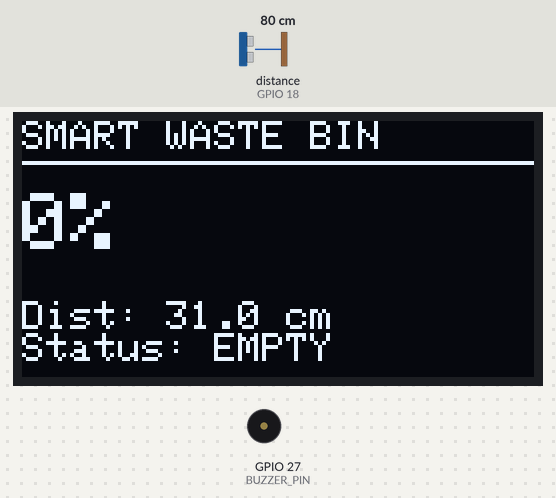
The sketch below on a simulated ESP32. Shown: 128×64 one-colour display, buzzer (waves = sounding, pin HIGH). Wiring (inferred from the names in the program): ultrasonic range finder: trigger GPIO 5; echo GPIO 18. The test bench sets the inputs (shaded band); at power-on: distance to the obstacle (sensor on GPIO 18) 80 cm. The echo pulse lasts 58.3 µs per cm; WiFi joins after 1.5 s; servers stay silent unless stated; pins used as bus, display or sensor lines are not drawn; what the sketch prints to the serial monitor is not drawn.

Above: at 4.7 s.
4.8 s: distance to the obstacle (sensor on GPIO 18) set to 2 cm
At 6.1 s:
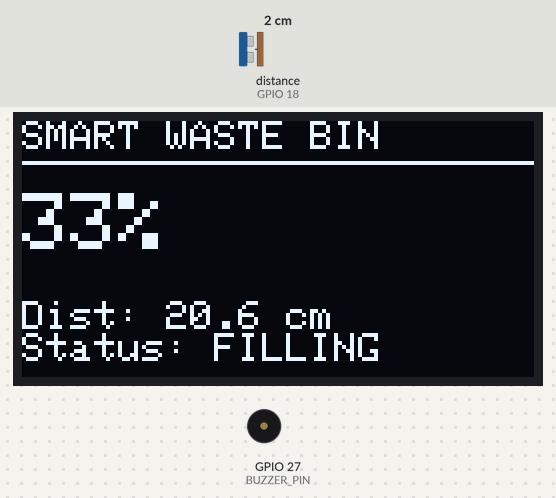
7.9 s: distance to the obstacle (sensor on GPIO 18) set to 4 cm
At 8.7 s:
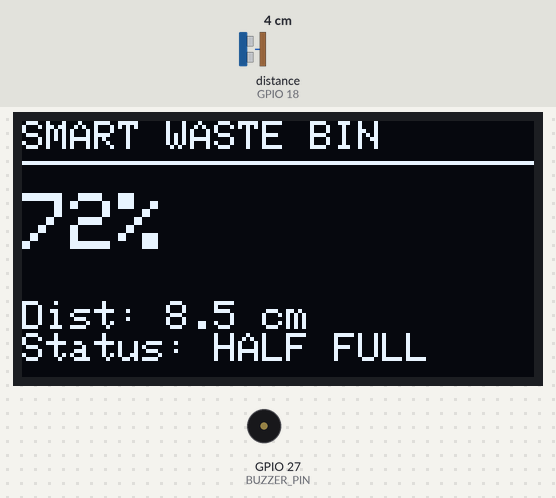
11.0 s: distance to the obstacle (sensor on GPIO 18) set to 8 cm
At 11.8 s:
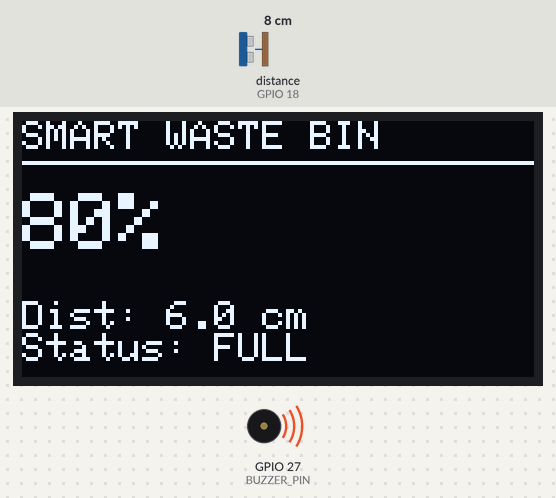
Timing chart, 0 to 14.0 s (numbered marks = the images above; inputs shaded):
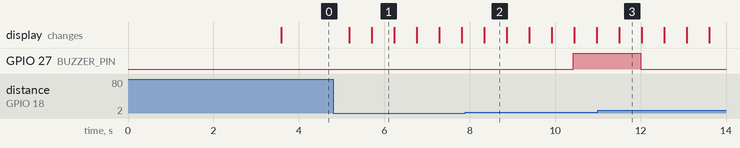

Measured:
- the behaviour switches between 6 and 7 cm on distance to the obstacle (sensor on GPIO 18) (found by bisection; images 2 and 3)
- after the input at 4.8 s, the display: first changes after 0.38 s (image 1 shows a later state)
- after the input at 7.9 s, GPIO 27 (BUZZER_PIN): LOW → HIGH after 2.5 s instead of 1.5 s
- after the input at 11.0 s, GPIO 27 (BUZZER_PIN): HIGH → LOW after 1.0 s
- what the display in image 1 shows lasts 0.5 s, from 5.7 s to 6.2 s

The sketch:

Smart_Waste_Management.ino
```cpp
#include <WiFi.h>
#include <WebServer.h>
#include <Wire.h>
#include <Adafruit_GFX.h>
#include <Adafruit_SSD1306.h>

//==================== WIFI ====================
const char* ssid = "J/20073-2.4G";
const char* password = "qwerty12";

//==================== PIN DEFINITIONS ====================
#define TRIG_PIN 5
#define ECHO_PIN 18
#define BUZZER_PIN 27

#define SCREEN_WIDTH 128
#define SCREEN_HEIGHT 64

//==================== OLED ====================
Adafruit_SSD1306 display(SCREEN_WIDTH, SCREEN_HEIGHT, &Wire, -1);

//==================== WEB SERVER ====================
WebServer server(80);

//==================== BIN SETTINGS ====================
// Distance from sensor to opposite wall when bin is empty
const float BIN_HEIGHT = 31.0;

//==================== VARIABLES ====================
float distance = BIN_HEIGHT;
float lastDistance = BIN_HEIGHT;

int wastePercent = 0;
String statusText = "EMPTY";

float readDistance()
{
  digitalWrite(TRIG_PIN, LOW);
  delayMicroseconds(2);

  digitalWrite(TRIG_PIN, HIGH);
  delayMicroseconds(10);

  digitalWrite(TRIG_PIN, LOW);

  long duration = pulseIn(ECHO_PIN, HIGH, 30000);

  if (duration == 0)
    return -1;

  float d = duration * 0.0343 / 2.0;

  // Ignore invalid values
  if (d < 2 || d > 40)
    return -1;

  return d;
}

void updateOLED()
{
  display.clearDisplay();

  display.setTextColor(SSD1306_WHITE);

  display.setTextSize(1);
  display.setCursor(0,0);
  display.println("SMART WASTE BIN");

  display.drawLine(0,10,127,10,SSD1306_WHITE);

  display.setTextSize(2);
  display.setCursor(0,18);
  display.print(wastePercent);
  display.print("%");

  display.setTextSize(1);
  display.setCursor(0,45);
  display.print("Dist: ");
  display.print(distance,1);
  display.println(" cm");

  display.print("Status: ");
  display.println(statusText);

  display.display();
}
//==================== WEB PAGE ====================
String webpage()
{
  String page = R"rawliteral(
<!DOCTYPE html>
<html>
<head>
<meta http-equiv="refresh" content="2">
<meta name="viewport" content="width=device-width, initial-scale=1">

<style>
body{
font-family:Arial;
background:#f2f2f2;
text-align:center;
}

.card{
background:white;
width:330px;
margin:auto;
margin-top:30px;
padding:20px;
border-radius:15px;
box-shadow:0px 0px 10px gray;
}

.bar{
width:100%;
height:25px;
background:#ddd;
border-radius:20px;
overflow:hidden;
}

.fill{
height:25px;
background:#28a745;
}
</style>

</head>

<body>

<div class="card">

<h2>Smart Waste Bin</h2>

<h1>)rawliteral";

  page += String(wastePercent);

  page += R"rawliteral(%</h1>

<div class="bar">
<div class="fill" style="width:)rawliteral";

  page += String(wastePercent);

  page += R"rawliteral(%;"></div>
</div>

<br>

<h3>Status : )rawliteral";

  page += statusText;

  page += R"rawliteral(</h3>

<p>Distance : )rawliteral";

  page += String(distance,1);

  page += R"rawliteral( cm</p>

</div>

</body>
</html>
)rawliteral";

  return page;
}

void handleRoot()
{
  server.send(200, "text/html", webpage());
}
void setup()
{
  Serial.begin(115200);

  pinMode(TRIG_PIN, OUTPUT);
  pinMode(ECHO_PIN, INPUT);
  pinMode(BUZZER_PIN, OUTPUT);

  digitalWrite(BUZZER_PIN, LOW);

  // Initialize I2C
  Wire.begin(21, 22);

  // Initialize OLED
  if (!display.begin(SSD1306_SWITCHCAPVCC, 0x3C))
  {
    Serial.println("OLED initialization failed!");
    while (true);
  }

  // Startup Screen
  display.clearDisplay();
  display.setTextColor(SSD1306_WHITE);
  display.setTextSize(2);
  display.setCursor(10, 20);
  display.println("SMART");
  display.setCursor(20, 45);
  display.println("BIN");
  display.display();

  delay(2000);

  // Connect Wi-Fi
  Serial.print("Connecting to WiFi");

  WiFi.begin(ssid, password);

  while (WiFi.status() != WL_CONNECTED)
  {
    delay(500);
    Serial.print(".");
  }

  Serial.println();
  Serial.println("WiFi Connected");

  Serial.print("IP Address: ");
  Serial.println(WiFi.localIP());

  server.on("/", handleRoot);
  server.begin();

  Serial.println("Web Server Started");
}
void loop()
{
  server.handleClient();

  // Read sensor
  float newDistance = readDistance();

  // Keep last valid reading
  if (newDistance != -1)
  {
    lastDistance = (lastDistance * 0.8) + (newDistance * 0.2);
  }

  distance = lastDistance;

  // Calculate waste percentage
  wastePercent = (int)(((BIN_HEIGHT - distance) * 100.0) / BIN_HEIGHT);
  wastePercent = constrain(wastePercent, 0, 100);

  // Determine status
  if (wastePercent >= 80)
  {
    statusText = "FULL";
    digitalWrite(BUZZER_PIN, HIGH);
  }
  else if (wastePercent >= 50)
  {
    statusText = "HALF FULL";
    digitalWrite(BUZZER_PIN, LOW);
  }
  else if (wastePercent >= 20)
  {
    statusText = "FILLING";
    digitalWrite(BUZZER_PIN, LOW);
  }
  else
  {
    statusText = "EMPTY";
    digitalWrite(BUZZER_PIN, LOW);
  }

  // Update OLED
  updateOLED();

  // Debug output
  Serial.print("Distance: ");
  Serial.print(distance, 1);
  Serial.print(" cm");

  Serial.print(" | Waste: ");
  Serial.print(wastePercent);
  Serial.print("%");

  Serial.print(" | Status: ");
  Serial.println(statusText);

  delay(500);
}
```
